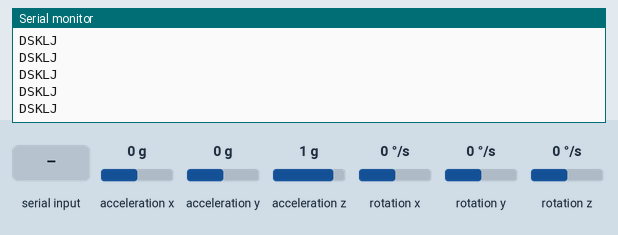
This sketch was run on a simulated Arduino Uno, built with avr-gcc and run on an emulated ATmega328P. On the bench: the last lines printed to the serial monitor. Wiring (inferred from the names in the program): MPU-6050 motion sensor at I2C address 0x68. The inputs (shaded band) are chosen by the test bench; at power-on: acceleration x 0 g, acceleration y 0 g, acceleration z 1 g, rotation x 0 °/s, rotation y 0 °/s, rotation z 0 °/s.

Above: at 1.2 s.
1.3 s: "H" received over Serial
At 1.46 s:
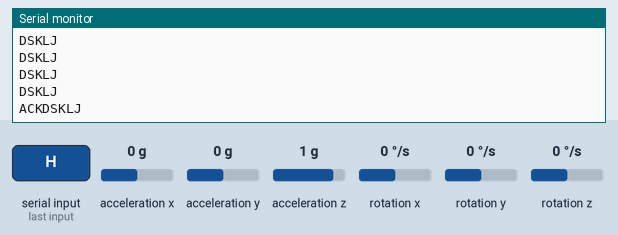
3.3 s: acceleration x set to -1.4 g
At 3.75 s:
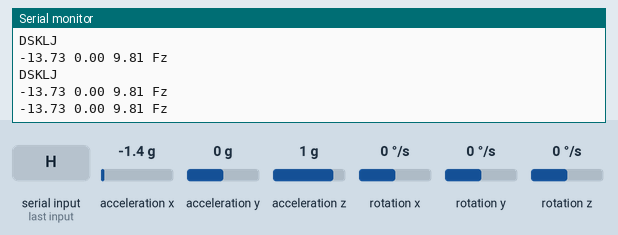
4.9 s: acceleration y set to -0.8 g
At 4.98 s:
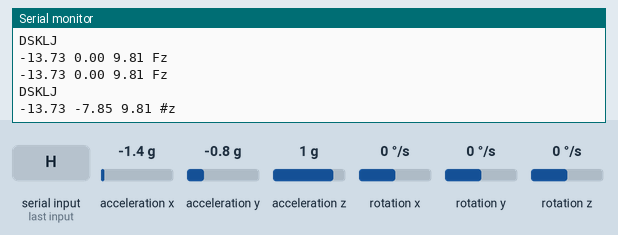
6.5 s: acceleration z set to -1.4 g
At 6.62 s:
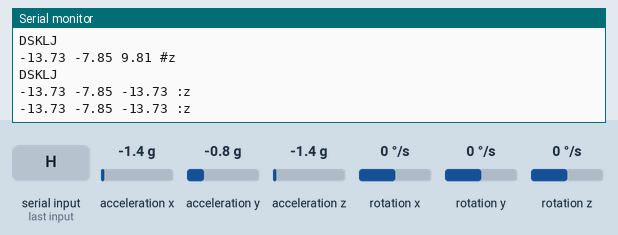
8.2 s: acceleration x set to 0.8 g
At 8.36 s:
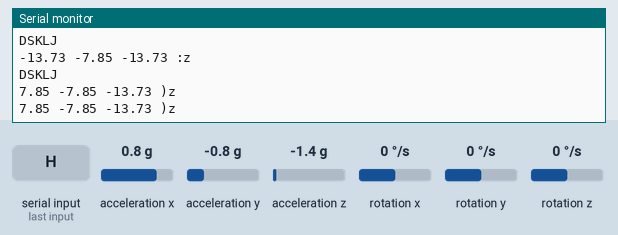
9.9 s: acceleration y set to -1.4 g
At 10.1 s:
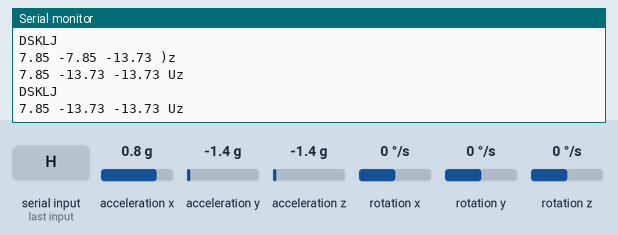

Measured:
- after the input at 1.3 s, the serial monitor: prints a new line at once (image 1)
- after the input at 3.3 s, the serial monitor: prints a new line at once (image 2)
- after the input at 4.9 s, the serial monitor: prints a new line after 0.07 s (image 3)
- after the input at 6.5 s, the serial monitor: prints a new line at once (image 4)
- after the input at 8.2 s, the serial monitor: prints a new line after 0.05 s (image 5)
- after the input at 9.9 s, the serial monitor: prints a new line after 0.09 s (image 6)

The sketch:

MPU_MX.ino
```cpp
#include <string.h>
#include <Wire.h>

#define I2C_ADDRESS 0x68
#define ACCEL_XOUT_H 0x3B
#define PWR_MGMT_1 0x6B
#define ACCEL_CONFIG 0x1C
#define GYRO_CONFIG 0x1B
#define ACCEL_SCALE 0
#define GYRO_SCALE 0
#define PERIOD 100
#define NUM_SENSORS 3

bool handshakeBool = false;
int16_t AcX, AcY, AcZ, Tmp, GyX, GyY, GyZ;
char msg;
char output[NUM_SENSORS*10] = "";
char sensorString[10] = "";
double sensorValues[NUM_SENSORS];
void setup() {
  Serial.begin(115200);
  // Set up timer
  TCCR1A = 0;// set entire TCCR1A register to 0
  TCCR1B = 0;// same for TCCR1B
  TCNT1  = 0;//initialize counter value to 0
  // set compare match register for 1hz increments
  OCR1A = 1952;// = (16*10^6) / (1*1024) - 1 (must be <65536)
  // turn on CTC mode
  TCCR1B |= (1 << WGM12);
  // Set CS10 and CS12 bits for 1024 prescaler
  TCCR1B |= (1 << CS12) | (1 << CS10);
  // enable timer compare interrupt
  TIMSK1 |= (1 << OCIE1A);
  sei();
  Wire.begin();
  sensor_write_reg(PWR_MGMT_1, 0); // set to 0 to wakes up the MPU-6050
  sensor_write_reg(ACCEL_CONFIG, ACCEL_SCALE);
  sensor_write_reg(GYRO_CONFIG, GYRO_SCALE);
}
// This function gets executed at 8Hz
ISR(TIMER1_COMPA_vect) {
  Serial.println("DSKLJ");
//  getData();
//  pushData();
}
void sensor_write_reg(int reg, uint8_t data){
  Wire.beginTransmission(I2C_ADDRESS);
  Wire.write(reg);
  Wire.write(data);
  Wire.endTransmission(true); // release the I2C-bus
}

void sensor_read_reg(int reg, uint8_t *storage){
  Wire.beginTransmission(I2C_ADDRESS);
  Wire.write(reg);
  Wire.endTransmission(false); // hold the I2C-bus
  Wire.requestFrom(I2C_ADDRESS, 1, true); // relase the I2C-bus after data is read
  *storage = Wire.read();
}
void loop() {
  while(!handshakeBool) {
    if(Serial.available()) {
      msg = Serial.read();
      msg = (char) msg;
      if(msg == 'H') {
        Serial.write("ACK");
        delay(500);
        handshakeBool = true;
      }
    }
  }

  while(true) {
    getData();
    pushData();
    delay(100);
  }
}

void getData() {
  Wire.beginTransmission(I2C_ADDRESS);
  Wire.write(ACCEL_XOUT_H);  // starting with register ACCEL_XOUT_H
  Wire.endTransmission(false);
  Wire.requestFrom(I2C_ADDRESS, 14, true);  // request a total of 14 registers
  AcX = Wire.read() << 8 | Wire.read();  // 0x3B (ACCEL_XOUT_H) & 0x3C (ACCEL_XOUT_L)
  AcY = Wire.read() << 8 | Wire.read();  // 0x3D (ACCEL_YOUT_H) & 0x3E (ACCEL_YOUT_L)
  AcZ = Wire.read() << 8 | Wire.read();  // 0x3F (ACCEL_ZOUT_H) & 0x40 (ACCEL_ZOUT_L)
  Tmp = Wire.read() << 8 | Wire.read();  // 0x41 (TEMP_OUT_H) & 0x42 (TEMP_OUT_L)
  GyX = Wire.read() << 8 | Wire.read();  // 0x43 (GYRO_XOUT_H) & 0x44 (GYRO_XOUT_L)
  GyY = Wire.read() << 8 | Wire.read();  // 0x45 (GYRO_YOUT_H) & 0x46 (GYRO_YOUT_L)
  GyZ = Wire.read() << 8 | Wire.read();  // 0x47 (GYRO_ZOUT_H) & 0x48 (GYRO_ZOUT_L)
  sensorValues[0] = accel_preproc(AcX);
  sensorValues[1] = accel_preproc(AcY);
  sensorValues[2] = accel_preproc(AcZ);
//  sensorValues[3] = gyro_preproc(GyX);
//  sensorValues[4] = gyro_preproc(GyY);
//  sensorValues[5] = gyro_preproc(GyZ);
}
double accel_preproc(int16_t AcIn){
  double AcOut, g = 9.80665; // in unit of m/s^2
  AcOut = AcIn / (double) 32767 * 2 * g;
  AcOut = AcOut * pow(2, ACCEL_SCALE);
  return AcOut;
}

double gyro_preproc(int16_t GyIn){
  double GyOut, r = 250; // in unit of degree/s
  GyOut = GyIn / (double) 32767 * r;
  GyOut = GyOut * pow(2, GYRO_SCALE);
  return GyOut;
}
void pushData() {
//  char output[NUM_SENSORS*10] = "";
  memset(output,0,sizeof(output));
//  char sensorString[10] = "";
  memset(sensorString,0,sizeof(sensorString));
  char final2Bytes[3] = " z";
  for(int i=0;i<NUM_SENSORS;i++) {
    dtostrf(sensorValues[i],0,2,sensorString);
    strcat(output, sensorString);
    strcat(output," ");
  }
  final2Bytes[0] = calcChecksum2(output);
  strcat(output,final2Bytes);
  Serial.print(output);
  Serial.println();
}

char calcChecksum2(char dataArr[]) {
  int len = strlen(dataArr);
  char checksum = 0;
  for(int i=0;i<len;i++) {
    checksum ^= dataArr[i];
  }
  checksum = (((int)checksum)%95) + 33;
  return checksum;
}
```
